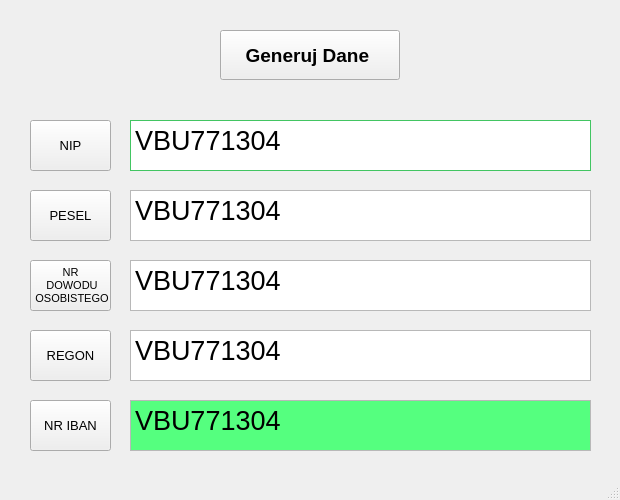
<?xml version="1.0" encoding="UTF-8"?>
<ui version="4.0">
 <class>MainWindow</class>
 <widget class="QMainWindow" name="MainWindow">
  <property name="geometry">
   <rect>
    <x>0</x>
    <y>0</y>
    <width>620</width>
    <height>500</height>
   </rect>
  </property>
  <property name="windowTitle">
   <string>Generator Danych Do Formularzy</string>
  </property>
  <widget class="QWidget" name="centralwidget">
   <widget class="QPushButton" name="generuj_dane">
    <property name="geometry">
     <rect>
      <x>220</x>
      <y>30</y>
      <width>180</width>
      <height>50</height>
     </rect>
    </property>
    <property name="font">
     <font>
      <pointsize>14</pointsize>
      <weight>75</weight>
      <bold>true</bold>
     </font>
    </property>
    <property name="text">
     <string>Generuj Dane </string>
    </property>
   </widget>
   <widget class="QTextBrowser" name="nr_nip">
    <property name="geometry">
     <rect>
      <x>130</x>
      <y>120</y>
      <width>461</width>
      <height>51</height>
     </rect>
    </property>
    <property name="palette">
     <palette>
      <active>
       <colorrole role="Base">
        <brush brushstyle="SolidPattern">
         <color alpha="255">
          <red>255</red>
          <green>255</green>
          <blue>255</blue>
         </color>
        </brush>
       </colorrole>
       <colorrole role="Window">
        <brush brushstyle="SolidPattern">
         <color alpha="255">
          <red>85</red>
          <green>255</green>
          <blue>127</blue>
         </color>
        </brush>
       </colorrole>
      </active>
      <inactive>
       <colorrole role="Base">
        <brush brushstyle="SolidPattern">
         <color alpha="255">
          <red>255</red>
          <green>255</green>
          <blue>255</blue>
         </color>
        </brush>
       </colorrole>
       <colorrole role="Window">
        <brush brushstyle="SolidPattern">
         <color alpha="255">
          <red>85</red>
          <green>255</green>
          <blue>127</blue>
         </color>
        </brush>
       </colorrole>
      </inactive>
      <disabled>
       <colorrole role="Base">
        <brush brushstyle="SolidPattern">
         <color alpha="255">
          <red>85</red>
          <green>255</green>
          <blue>127</blue>
         </color>
        </brush>
       </colorrole>
       <colorrole role="Window">
        <brush brushstyle="SolidPattern">
         <color alpha="255">
          <red>85</red>
          <green>255</green>
          <blue>127</blue>
         </color>
        </brush>
       </colorrole>
      </disabled>
     </palette>
    </property>
    <property name="font">
     <font>
      <pointsize>20</pointsize>
     </font>
    </property>
    <property name="verticalScrollBarPolicy">
     <enum>Qt::ScrollBarAlwaysOff</enum>
    </property>
    <property name="horizontalScrollBarPolicy">
     <enum>Qt::ScrollBarAlwaysOff</enum>
    </property>
    <property name="html">
     <string>&lt;!DOCTYPE HTML PUBLIC &quot;-//W3C//DTD HTML 4.0//EN&quot; &quot;http://www.w3.org/TR/REC-html40/strict.dtd&quot;&gt;
&lt;html&gt;&lt;head&gt;&lt;meta name=&quot;qrichtext&quot; content=&quot;1&quot; /&gt;&lt;style type=&quot;text/css&quot;&gt;
p, li { white-space: pre-wrap; }
&lt;/style&gt;&lt;/head&gt;&lt;body style=&quot; font-family:'MS Shell Dlg 2'; font-size:20pt; font-weight:400; font-style:normal;&quot;&gt;
&lt;p style=&quot; margin-top:0px; margin-bottom:0px; margin-left:0px; margin-right:0px; -qt-block-indent:0; text-indent:0px;&quot;&gt;VBU771304&lt;/p&gt;&lt;/body&gt;&lt;/html&gt;</string>
    </property>
   </widget>
   <widget class="QPushButton" name="copy_nip">
    <property name="geometry">
     <rect>
      <x>30</x>
      <y>120</y>
      <width>81</width>
      <height>51</height>
     </rect>
    </property>
    <property name="font">
     <font>
      <pointsize>10</pointsize>
      <weight>50</weight>
      <bold>false</bold>
     </font>
    </property>
    <property name="toolTip">
     <string>&lt;html&gt;&lt;head/&gt;&lt;body&gt;&lt;p&gt;Kopiuj&lt;/p&gt;&lt;/body&gt;&lt;/html&gt;</string>
    </property>
    <property name="whatsThis">
     <string>&lt;html&gt;&lt;head/&gt;&lt;body&gt;&lt;p&gt;&lt;br/&gt;&lt;/p&gt;&lt;/body&gt;&lt;/html&gt;</string>
    </property>
    <property name="text">
     <string>NIP</string>
    </property>
   </widget>
   <widget class="QPushButton" name="copy_pesel">
    <property name="geometry">
     <rect>
      <x>30</x>
      <y>190</y>
      <width>81</width>
      <height>51</height>
     </rect>
    </property>
    <property name="font">
     <font>
      <pointsize>10</pointsize>
     </font>
    </property>
    <property name="toolTip">
     <string>&lt;html&gt;&lt;head/&gt;&lt;body&gt;&lt;p&gt;Kopiuj&lt;/p&gt;&lt;/body&gt;&lt;/html&gt;</string>
    </property>
    <property name="text">
     <string>PESEL</string>
    </property>
   </widget>
   <widget class="QTextBrowser" name="nr_pesel">
    <property name="geometry">
     <rect>
      <x>130</x>
      <y>190</y>
      <width>461</width>
      <height>51</height>
     </rect>
    </property>
    <property name="font">
     <font>
      <pointsize>20</pointsize>
     </font>
    </property>
    <property name="verticalScrollBarPolicy">
     <enum>Qt::ScrollBarAlwaysOff</enum>
    </property>
    <property name="horizontalScrollBarPolicy">
     <enum>Qt::ScrollBarAlwaysOff</enum>
    </property>
    <property name="html">
     <string>&lt;!DOCTYPE HTML PUBLIC &quot;-//W3C//DTD HTML 4.0//EN&quot; &quot;http://www.w3.org/TR/REC-html40/strict.dtd&quot;&gt;
&lt;html&gt;&lt;head&gt;&lt;meta name=&quot;qrichtext&quot; content=&quot;1&quot; /&gt;&lt;style type=&quot;text/css&quot;&gt;
p, li { white-space: pre-wrap; }
&lt;/style&gt;&lt;/head&gt;&lt;body style=&quot; font-family:'MS Shell Dlg 2'; font-size:20pt; font-weight:400; font-style:normal;&quot;&gt;
&lt;p style=&quot; margin-top:0px; margin-bottom:0px; margin-left:0px; margin-right:0px; -qt-block-indent:0; text-indent:0px;&quot;&gt;VBU771304&lt;/p&gt;&lt;/body&gt;&lt;/html&gt;</string>
    </property>
   </widget>
   <widget class="QTextBrowser" name="nr_do">
    <property name="geometry">
     <rect>
      <x>130</x>
      <y>260</y>
      <width>461</width>
      <height>51</height>
     </rect>
    </property>
    <property name="font">
     <font>
      <pointsize>20</pointsize>
     </font>
    </property>
    <property name="verticalScrollBarPolicy">
     <enum>Qt::ScrollBarAlwaysOff</enum>
    </property>
    <property name="horizontalScrollBarPolicy">
     <enum>Qt::ScrollBarAlwaysOff</enum>
    </property>
    <property name="html">
     <string>&lt;!DOCTYPE HTML PUBLIC &quot;-//W3C//DTD HTML 4.0//EN&quot; &quot;http://www.w3.org/TR/REC-html40/strict.dtd&quot;&gt;
&lt;html&gt;&lt;head&gt;&lt;meta name=&quot;qrichtext&quot; content=&quot;1&quot; /&gt;&lt;style type=&quot;text/css&quot;&gt;
p, li { white-space: pre-wrap; }
&lt;/style&gt;&lt;/head&gt;&lt;body style=&quot; font-family:'MS Shell Dlg 2'; font-size:20pt; font-weight:400; font-style:normal;&quot;&gt;
&lt;p style=&quot; margin-top:0px; margin-bottom:0px; margin-left:0px; margin-right:0px; -qt-block-indent:0; text-indent:0px;&quot;&gt;VBU771304&lt;/p&gt;&lt;/body&gt;&lt;/html&gt;</string>
    </property>
   </widget>
   <widget class="QPushButton" name="copy_do">
    <property name="geometry">
     <rect>
      <x>30</x>
      <y>260</y>
      <width>81</width>
      <height>51</height>
     </rect>
    </property>
    <property name="font">
     <font>
      <pointsize>8</pointsize>
     </font>
    </property>
    <property name="toolTip">
     <string>&lt;html&gt;&lt;head/&gt;&lt;body&gt;&lt;p&gt;Kopiuj&lt;/p&gt;&lt;/body&gt;&lt;/html&gt;</string>
    </property>
    <property name="text">
     <string>NR
 DOWODU
 OSOBISTEGO</string>
    </property>
   </widget>
   <widget class="QPushButton" name="copy_regon">
    <property name="geometry">
     <rect>
      <x>30</x>
      <y>330</y>
      <width>81</width>
      <height>51</height>
     </rect>
    </property>
    <property name="font">
     <font>
      <pointsize>10</pointsize>
     </font>
    </property>
    <property name="toolTip">
     <string>&lt;html&gt;&lt;head/&gt;&lt;body&gt;&lt;p&gt;Kopiuj&lt;/p&gt;&lt;/body&gt;&lt;/html&gt;</string>
    </property>
    <property name="text">
     <string>REGON</string>
    </property>
   </widget>
   <widget class="QTextBrowser" name="nr_regon">
    <property name="geometry">
     <rect>
      <x>130</x>
      <y>330</y>
      <width>461</width>
      <height>51</height>
     </rect>
    </property>
    <property name="font">
     <font>
      <pointsize>20</pointsize>
     </font>
    </property>
    <property name="verticalScrollBarPolicy">
     <enum>Qt::ScrollBarAlwaysOff</enum>
    </property>
    <property name="horizontalScrollBarPolicy">
     <enum>Qt::ScrollBarAlwaysOff</enum>
    </property>
    <property name="html">
     <string>&lt;!DOCTYPE HTML PUBLIC &quot;-//W3C//DTD HTML 4.0//EN&quot; &quot;http://www.w3.org/TR/REC-html40/strict.dtd&quot;&gt;
&lt;html&gt;&lt;head&gt;&lt;meta name=&quot;qrichtext&quot; content=&quot;1&quot; /&gt;&lt;style type=&quot;text/css&quot;&gt;
p, li { white-space: pre-wrap; }
&lt;/style&gt;&lt;/head&gt;&lt;body style=&quot; font-family:'MS Shell Dlg 2'; font-size:20pt; font-weight:400; font-style:normal;&quot;&gt;
&lt;p style=&quot; margin-top:0px; margin-bottom:0px; margin-left:0px; margin-right:0px; -qt-block-indent:0; text-indent:0px;&quot;&gt;VBU771304&lt;/p&gt;&lt;/body&gt;&lt;/html&gt;</string>
    </property>
   </widget>
   <widget class="QTextBrowser" name="nr_iban">
    <property name="geometry">
     <rect>
      <x>130</x>
      <y>400</y>
      <width>461</width>
      <height>51</height>
     </rect>
    </property>
    <property name="palette">
     <palette>
      <active>
       <colorrole role="Base">
        <brush brushstyle="SolidPattern">
         <color alpha="255">
          <red>85</red>
          <green>255</green>
          <blue>127</blue>
         </color>
        </brush>
       </colorrole>
      </active>
      <inactive>
       <colorrole role="Base">
        <brush brushstyle="SolidPattern">
         <color alpha="255">
          <red>85</red>
          <green>255</green>
          <blue>127</blue>
         </color>
        </brush>
       </colorrole>
      </inactive>
      <disabled>
       <colorrole role="Base">
        <brush brushstyle="SolidPattern">
         <color alpha="255">
          <red>240</red>
          <green>240</green>
          <blue>240</blue>
         </color>
        </brush>
       </colorrole>
      </disabled>
     </palette>
    </property>
    <property name="font">
     <font>
      <pointsize>20</pointsize>
     </font>
    </property>
    <property name="verticalScrollBarPolicy">
     <enum>Qt::ScrollBarAlwaysOff</enum>
    </property>
    <property name="horizontalScrollBarPolicy">
     <enum>Qt::ScrollBarAlwaysOff</enum>
    </property>
    <property name="html">
     <string>&lt;!DOCTYPE HTML PUBLIC &quot;-//W3C//DTD HTML 4.0//EN&quot; &quot;http://www.w3.org/TR/REC-html40/strict.dtd&quot;&gt;
&lt;html&gt;&lt;head&gt;&lt;meta name=&quot;qrichtext&quot; content=&quot;1&quot; /&gt;&lt;style type=&quot;text/css&quot;&gt;
p, li { white-space: pre-wrap; }
&lt;/style&gt;&lt;/head&gt;&lt;body style=&quot; font-family:'MS Shell Dlg 2'; font-size:20pt; font-weight:400; font-style:normal;&quot;&gt;
&lt;p style=&quot; margin-top:0px; margin-bottom:0px; margin-left:0px; margin-right:0px; -qt-block-indent:0; text-indent:0px;&quot;&gt;VBU771304&lt;/p&gt;&lt;/body&gt;&lt;/html&gt;</string>
    </property>
   </widget>
   <widget class="QPushButton" name="copy_iban">
    <property name="geometry">
     <rect>
      <x>30</x>
      <y>400</y>
      <width>81</width>
      <height>51</height>
     </rect>
    </property>
    <property name="font">
     <font>
      <pointsize>10</pointsize>
     </font>
    </property>
    <property name="toolTip">
     <string>&lt;html&gt;&lt;head/&gt;&lt;body&gt;&lt;p&gt;Kopiuj&lt;/p&gt;&lt;/body&gt;&lt;/html&gt;</string>
    </property>
    <property name="text">
     <string>NR IBAN</string>
    </property>
   </widget>
  </widget>
  <widget class="QStatusBar" name="Generator"/>
 </widget>
 <tabstops>
  <tabstop>generuj_dane</tabstop>
  <tabstop>copy_nip</tabstop>
  <tabstop>nr_nip</tabstop>
  <tabstop>copy_pesel</tabstop>
  <tabstop>nr_pesel</tabstop>
  <tabstop>copy_do</tabstop>
  <tabstop>nr_do</tabstop>
  <tabstop>copy_regon</tabstop>
  <tabstop>nr_regon</tabstop>
  <tabstop>copy_iban</tabstop>
  <tabstop>nr_iban</tabstop>
 </tabstops>
 <resources/>
 <connections/>
</ui>
